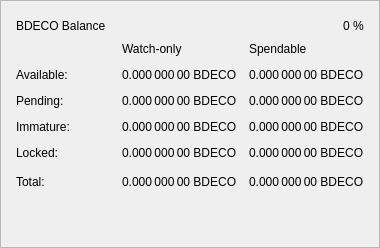
                   <widget class="QFrame" name="frame_Balances">
                    <property name="autoFillBackground">
                     <bool>false</bool>
                    </property>
                    <property name="styleSheet">
                     <string notr="true">basckground-color:#fff;</string>
                    </property>
                    <property name="frameShape">
                     <enum>QFrame::StyledPanel</enum>
                    </property>
                    <property name="frameShadow">
                     <enum>QFrame::Raised</enum>
                    </property>
                    <layout class="QVBoxLayout" name="verticalLayout_4">
                     <property name="leftMargin">
                      <number>15</number>
                     </property>
                     <property name="topMargin">
                      <number>15</number>
                     </property>
                     <property name="rightMargin">
                      <number>15</number>
                     </property>
                     <property name="bottomMargin">
                      <number>15</number>
                     </property>
                     <item>
                      <layout class="QHBoxLayout" name="horizontalLayout_4">
                       <item>
                        <widget class="QLabel" name="label_5">
                         <property name="minimumSize">
                          <size>
                           <width>0</width>
                           <height>20</height>
                          </size>
                         </property>
                         <property name="font">
                          <font/>
                         </property>
                         <property name="text">
                          <string>BDECO Balance</string>
                         </property>
                        </widget>
                       </item>
                       <item>
                        <spacer name="horizontalSpacer_3">
                         <property name="orientation">
                          <enum>Qt::Horizontal</enum>
                         </property>
                         <property name="sizeHint" stdset="0">
                          <size>
                           <width>40</width>
                           <height>20</height>
                          </size>
                         </property>
                        </spacer>
                       </item>
                       <item>
                        <widget class="QLabel" name="labelBDECOPercent">
                         <property name="text">
                          <string notr="true">0 %</string>
                         </property>
                        </widget>
                       </item>
                      </layout>
                     </item>
                     <item>
                      <layout class="QGridLayout" name="gridLayout">
                       <property name="spacing">
                        <number>12</number>
                       </property>
                       <item row="3" column="0">
                        <widget class="QLabel" name="labelImmatureText">
                         <property name="text">
                          <string>Immature:</string>
                         </property>
                        </widget>
                       </item>
                       <item row="4" column="0">
                        <widget class="QLabel" name="labelLockedBalanceText">
                         <property name="toolTip">
                          <string>Locked BDECO or Masternode collaterals. These are excluded from zBDECO minting.</string>
                         </property>
                         <property name="text">
                          <string>Locked:</string>
                         </property>
                        </widget>
                       </item>
                       <item row="5" column="0">
                        <widget class="QLabel" name="labelTotalText">
                         <property name="toolTip">
                          <string>Your current BDCashProtocol balance, unconfirmed and immature transactions included</string>
                         </property>
                         <property name="text">
                          <string>Total:</string>
                         </property>
                        </widget>
                       </item>
                       <item row="5" column="1">
                        <spacer name="horizontalSpacer_9">
                         <property name="orientation">
                          <enum>Qt::Horizontal</enum>
                         </property>
                         <property name="sizeHint" stdset="0">
                          <size>
                           <width>40</width>
                           <height>20</height>
                          </size>
                         </property>
                        </spacer>
                       </item>
                       <item row="1" column="0">
                        <widget class="QLabel" name="labelBalanceText">
                         <property name="text">
                          <string>Available:</string>
                         </property>
                        </widget>
                       </item>
                       <item row="2" column="0">
                        <widget class="QLabel" name="labelPendingText">
                         <property name="text">
                          <string>Pending:</string>
                         </property>
                        </widget>
                       </item>
                       <item row="0" column="3">
                        <widget class="QLabel" name="labelSpendable">
                         <property name="text">
                          <string>Spendable</string>
                         </property>
                         <property name="alignment">
                          <set>Qt::AlignLeading|Qt::AlignLeft|Qt::AlignVCenter</set>
                         </property>
                        </widget>
                       </item>
                       <item row="0" column="2">
                        <widget class="QLabel" name="labelWatchonly">
                         <property name="text">
                          <string>Watch-only</string>
                         </property>
                         <property name="alignment">
                          <set>Qt::AlignLeading|Qt::AlignLeft|Qt::AlignVCenter</set>
                         </property>
                        </widget>
                       </item>
                       <item row="1" column="2">
                        <widget class="QLabel" name="labelWatchAvailable">
                         <property name="font">
                          <font/>
                         </property>
                         <property name="cursor">
                          <cursorShape>IBeamCursor</cursorShape>
                         </property>
                         <property name="toolTip">
                          <string>Your current balance in watch-only addresses</string>
                         </property>
                         <property name="text">
                          <string notr="true">0.000 000 00 BDECO</string>
                         </property>
                         <property name="alignment">
                          <set>Qt::AlignLeading|Qt::AlignLeft|Qt::AlignVCenter</set>
                         </property>
                         <property name="textInteractionFlags">
                          <set>Qt::LinksAccessibleByMouse|Qt::TextSelectableByKeyboard|Qt::TextSelectableByMouse</set>
                         </property>
                        </widget>
                       </item>
                       <item row="1" column="3">
                        <widget class="QLabel" name="labelBalance">
                         <property name="font">
                          <font/>
                         </property>
                         <property name="cursor">
                          <cursorShape>IBeamCursor</cursorShape>
                         </property>
                         <property name="toolTip">
                          <string>Your current spendable balance</string>
                         </property>
                         <property name="text">
                          <string notr="true">0.000 000 00 BDECO</string>
                         </property>
                         <property name="alignment">
                          <set>Qt::AlignLeading|Qt::AlignLeft|Qt::AlignVCenter</set>
                         </property>
                         <property name="textInteractionFlags">
                          <set>Qt::LinksAccessibleByMouse|Qt::TextSelectableByKeyboard|Qt::TextSelectableByMouse</set>
                         </property>
                        </widget>
                       </item>
                       <item row="2" column="2">
                        <widget class="QLabel" name="labelWatchPending">
                         <property name="font">
                          <font/>
                         </property>
                         <property name="cursor">
                          <cursorShape>IBeamCursor</cursorShape>
                         </property>
                         <property name="toolTip">
                          <string>Unconfirmed transactions to watch-only addresses</string>
                         </property>
                         <property name="text">
                          <string notr="true">0.000 000 00 BDECO</string>
                         </property>
                         <property name="alignment">
                          <set>Qt::AlignLeading|Qt::AlignLeft|Qt::AlignVCenter</set>
                         </property>
                         <property name="textInteractionFlags">
                          <set>Qt::LinksAccessibleByMouse|Qt::TextSelectableByKeyboard|Qt::TextSelectableByMouse</set>
                         </property>
                        </widget>
                       </item>
                       <item row="2" column="3">
                        <widget class="QLabel" name="labelUnconfirmed">
                         <property name="font">
                          <font/>
                         </property>
                         <property name="cursor">
                          <cursorShape>IBeamCursor</cursorShape>
                         </property>
                         <property name="toolTip">
                          <string>Total of transactions that have yet to be confirmed, and do not yet count toward the spendable balance</string>
                         </property>
                         <property name="text">
                          <string notr="true">0.000 000 00 BDECO</string>
                         </property>
                         <property name="alignment">
                          <set>Qt::AlignLeading|Qt::AlignLeft|Qt::AlignVCenter</set>
                         </property>
                         <property name="textInteractionFlags">
                          <set>Qt::LinksAccessibleByMouse|Qt::TextSelectableByKeyboard|Qt::TextSelectableByMouse</set>
                         </property>
                        </widget>
                       </item>
                       <item row="3" column="2">
                        <widget class="QLabel" name="labelWatchImmature">
                         <property name="font">
                          <font/>
                         </property>
                         <property name="cursor">
                          <cursorShape>IBeamCursor</cursorShape>
                         </property>
                         <property name="toolTip">
                          <string>Staked or masternode rewards in watch-only addresses that has not yet matured</string>
                         </property>
                         <property name="text">
                          <string notr="true">0.000 000 00 BDECO</string>
                         </property>
                         <property name="alignment">
                          <set>Qt::AlignLeading|Qt::AlignLeft|Qt::AlignVCenter</set>
                         </property>
                         <property name="textInteractionFlags">
                          <set>Qt::LinksAccessibleByMouse|Qt::TextSelectableByKeyboard|Qt::TextSelectableByMouse</set>
                         </property>
                        </widget>
                       </item>
                       <item row="3" column="3">
                        <widget class="QLabel" name="labelImmature">
                         <property name="font">
                          <font/>
                         </property>
                         <property name="cursor">
                          <cursorShape>IBeamCursor</cursorShape>
                         </property>
                         <property name="toolTip">
                          <string>Staked or masternode rewards that has not yet matured</string>
                         </property>
                         <property name="text">
                          <string notr="true">0.000 000 00 BDECO</string>
                         </property>
                         <property name="alignment">
                          <set>Qt::AlignLeading|Qt::AlignLeft|Qt::AlignVCenter</set>
                         </property>
                         <property name="textInteractionFlags">
                          <set>Qt::LinksAccessibleByMouse|Qt::TextSelectableByKeyboard|Qt::TextSelectableByMouse</set>
                         </property>
                        </widget>
                       </item>
                       <item row="4" column="2">
                        <widget class="QLabel" name="labelWatchLocked">
                         <property name="font">
                          <font/>
                         </property>
                         <property name="cursor">
                          <cursorShape>IBeamCursor</cursorShape>
                         </property>
                         <property name="toolTip">
                          <string>Current locked balance in watch-only addresses</string>
                         </property>
                         <property name="text">
                          <string notr="true">0.000 000 00 BDECO</string>
                         </property>
                         <property name="alignment">
                          <set>Qt::AlignLeading|Qt::AlignLeft|Qt::AlignVCenter</set>
                         </property>
                         <property name="textInteractionFlags">
                          <set>Qt::LinksAccessibleByMouse|Qt::TextSelectableByKeyboard|Qt::TextSelectableByMouse</set>
                         </property>
                        </widget>
                       </item>
                       <item row="4" column="3">
                        <widget class="QLabel" name="labelLockedBalance">
                         <property name="font">
                          <font/>
                         </property>
                         <property name="cursor">
                          <cursorShape>IBeamCursor</cursorShape>
                         </property>
                         <property name="toolTip">
                          <string>Locked BDECO or Masternode collaterals. These are excluded from zBDECO minting.</string>
                         </property>
                         <property name="text">
                          <string notr="true">0.000 000 00 BDECO</string>
                         </property>
                         <property name="alignment">
                          <set>Qt::AlignLeading|Qt::AlignLeft|Qt::AlignVCenter</set>
                         </property>
                         <property name="textInteractionFlags">
                          <set>Qt::LinksAccessibleByMouse|Qt::TextSelectableByKeyboard|Qt::TextSelectableByMouse</set>
                         </property>
                        </widget>
                       </item>
                       <item row="5" column="2">
                        <widget class="QLabel" name="labelWatchTotal">
                         <property name="font">
                          <font/>
                         </property>
                         <property name="cursor">
                          <cursorShape>IBeamCursor</cursorShape>
                         </property>
                         <property name="toolTip">
                          <string>Current total balance in watch-only addresses</string>
                         </property>
                         <property name="text">
                          <string notr="true">0.000 000 00 BDECO</string>
                         </property>
                         <property name="alignment">
                          <set>Qt::AlignLeading|Qt::AlignLeft|Qt::AlignVCenter</set>
                         </property>
                         <property name="textInteractionFlags">
                          <set>Qt::LinksAccessibleByMouse|Qt::TextSelectableByKeyboard|Qt::TextSelectableByMouse</set>
                         </property>
                        </widget>
                       </item>
                       <item row="5" column="3">
                        <widget class="QLabel" name="labelTotal">
                         <property name="font">
                          <font/>
                         </property>
                         <property name="cursor">
                          <cursorShape>IBeamCursor</cursorShape>
                         </property>
                         <property name="toolTip">
                          <string>Your current BDCashProtocol balance, unconfirmed and immature transactions included</string>
                         </property>
                         <property name="text">
                          <string notr="true">0.000 000 00 BDECO</string>
                         </property>
                         <property name="alignment">
                          <set>Qt::AlignLeading|Qt::AlignLeft|Qt::AlignVCenter</set>
                         </property>
                         <property name="textInteractionFlags">
                          <set>Qt::LinksAccessibleByMouse|Qt::TextSelectableByKeyboard|Qt::TextSelectableByMouse</set>
                         </property>
                        </widget>
                       </item>
                      </layout>
                     </item>
                     <item>
                      <spacer name="verticalSpacer_3">
                       <property name="orientation">
                        <enum>Qt::Vertical</enum>
                       </property>
                       <property name="sizeType">
                        <enum>QSizePolicy::Expanding</enum>
                       </property>
                       <property name="sizeHint" stdset="0">
                        <size>
                         <width>20</width>
                         <height>40</height>
                        </size>
                       </property>
                      </spacer>
                     </item>
                    </layout>
                   </widget>
